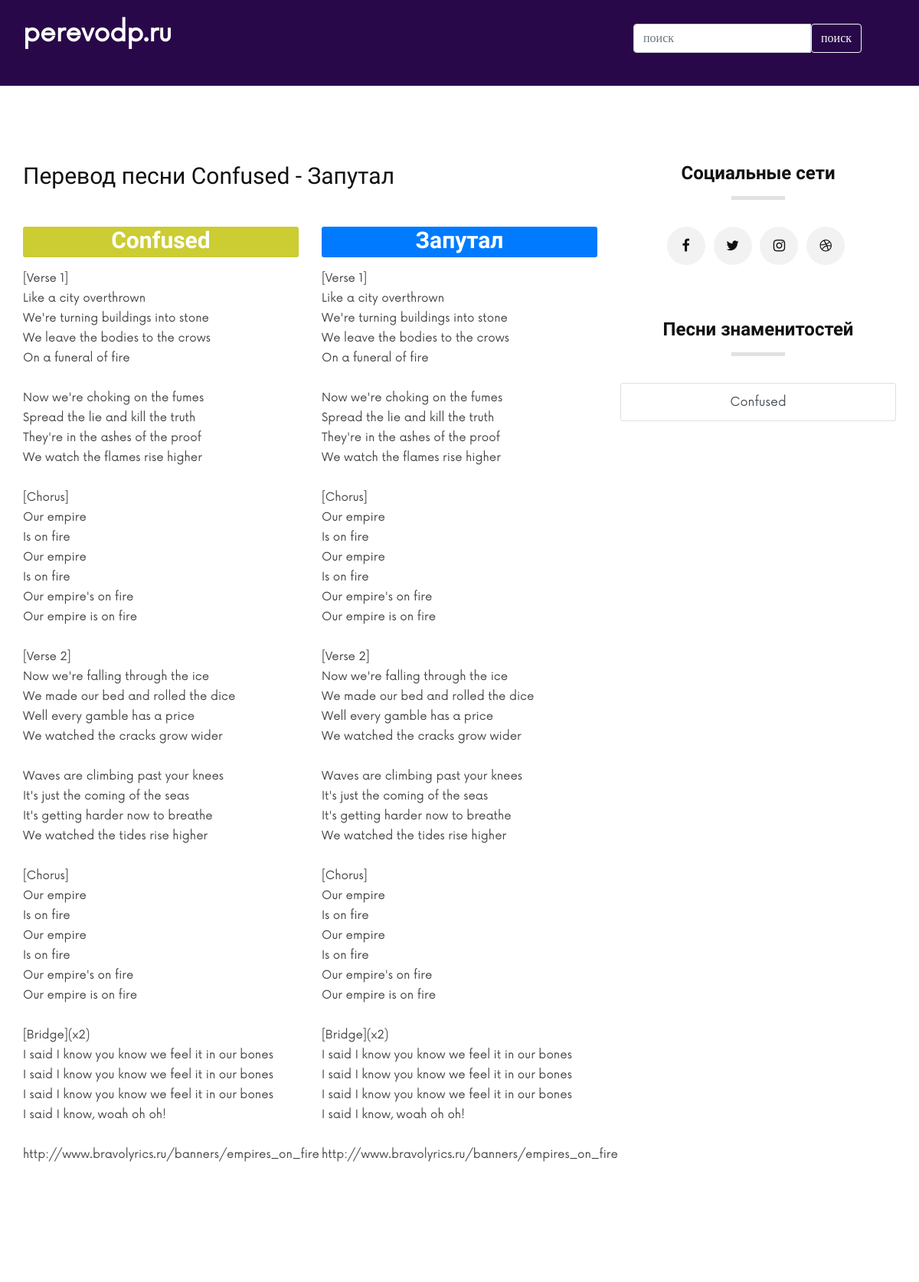
The page /get_pesni/1/ (upper part) on the database as committed earlier.
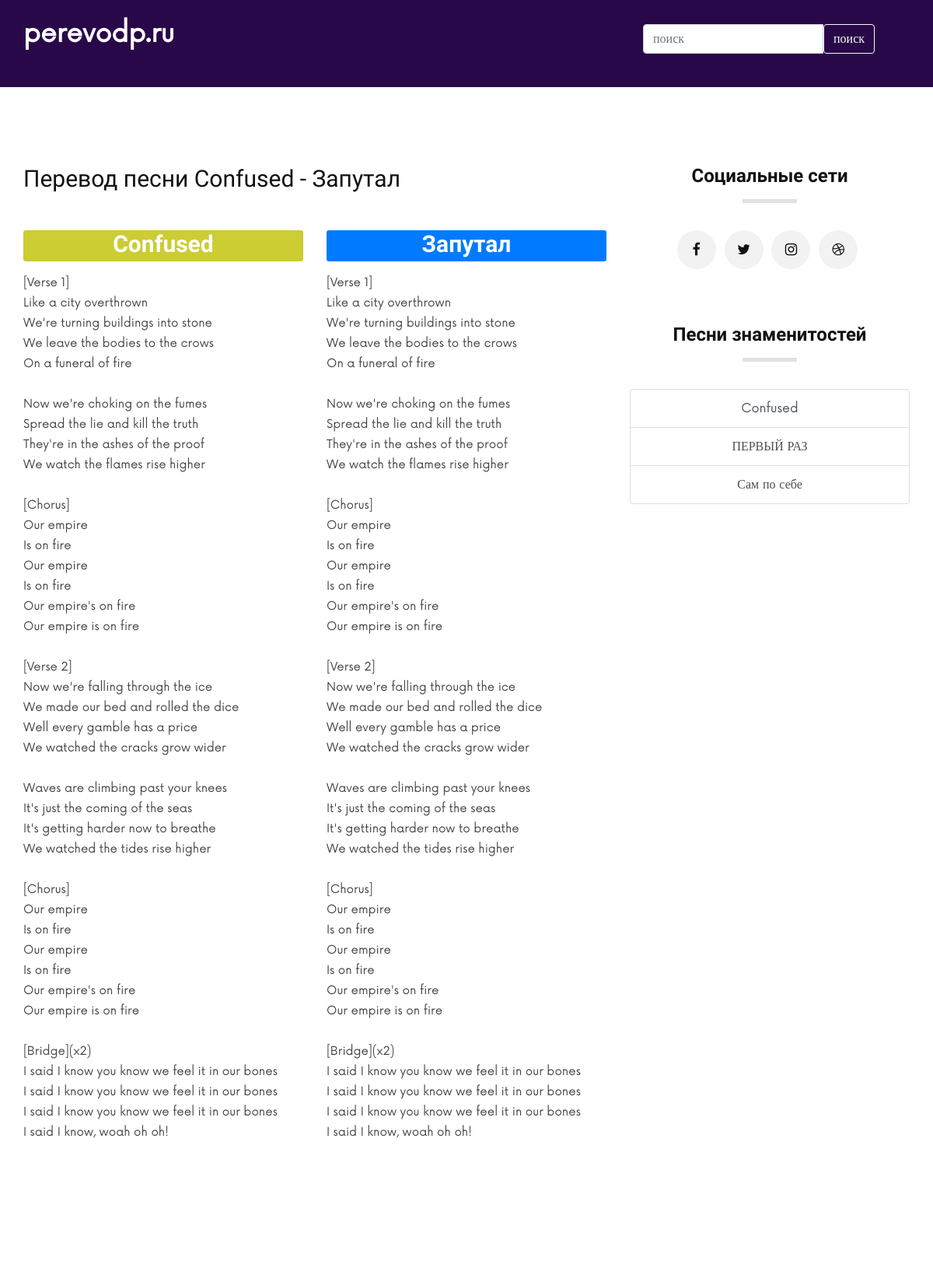
The same page on the database as committed later.
### perevodp/models.py (models this page shows, shortened)
class Pesni(models.Model):
    title = models.CharField(max_length=250,verbose_name="Название песни русское.")
    en_title = models.CharField(max_length=250,null=True,blank=True,verbose_name="Название песни на английском")
    ru_content = RichTextUploadingField(default=None,verbose_name="Текст песни русский.")
    en_content = RichTextUploadingField(default=None,verbose_name="Тексты на английском языке")
    create_date = models.DateField(auto_now_add=True,null=True)

### perevodp/views.py (the view)
# urls.py: path('get_pesni/<int:id>/',get_pesni,name='get_pesni'),
def get_pesni(request,id):
    context = {}
    context['objects_list'] = Pesni.objects.all()
    context['object'] = Pesni.objects.get(id=id)
    return render(request,'perevodp/get_pesni.html',context)

### templates/perevodp/get_pesni.html (shortened to what this page needs)
{% extends 'perevodp/base.html' %}
{% load static %}
{% load i18n %}
{% block content %}
<section class="blog spad">
    <div class="container">
        <div class="row">
            <div class="col-lg-8">
                <div class="section-title">
                    <h3>Перевод песни {{object.title}} - {{object.en_title}}</h3>
                    <div class="row mt-5">
                        <div class="col-lg-6">
                            <h3 style="background-color: #CCCC33;text-align: center;color: #fff;border-radius: 3px;font-weight: bold;height: 40px;padding: 0;">{{object.title}}</h3>
                            <p>{{object.ru_content|safe}}</p>
                        </div>
                        <div class="col-lg-6">
                            <h3 style="background-color: #007bff;text-align: center;color: #fff;border-radius: 3px;font-weight: bold;height: 40px;padding: 0;">{{object.en_title}}</h3>
                            <p>{{object.en_content|safe}}</p>
                        </div>
                    </div>
                </div>
            </div>
            <div class="col-lg-4">
                <div class="blog__sidebar">
                    <div class="blog__sidebar__item">
                        <div class="blog__sidebar__title">
                            <h4>Социальные сети</h4>
                        </div>
                        <div class="blog__sidebar__social">
                            <a href="#"><i class="fa fa-facebook"></i></a>
                            <a href="#"><i class="fa fa-twitter"></i></a>
                            <a href="#"><i class="fa fa-instagram"></i></a>
                            <a href="#"><i class="fa fa-dribbble"></i></a>
                        </div>
                    </div>
                    <div class="blog__sidebar__item">
                        <div class="blog__sidebar__title">
                            <h4>Песни знаменитостей</h4>
                        </div>
                        <div class="list-group">
                            {% for item in objects_list %}
                            <a href="#" class="list-group-item list-group-item-action">{{item.title}}</a>
                            {% endfor %}
                          </div>
                    </div>
                </div>
            </div>
        </div>
    </div>
</section>
{% endblock %}

Rows that differ between the two databases and show on the page:
changed Pesni "Confused": ru_content "…know, woah oh oh! http://www.bravolyrics.ru/banners/empires_on_fire" → "…know, woah oh oh!"; en_content "…know, woah oh oh! http://www.bravolyrics.ru/banners/empires_on_fire" → "…know, woah oh oh!"
added Pesni: title "ПЕРВЫЙ РАЗ"
added Pesni: title "Сам по себе"
